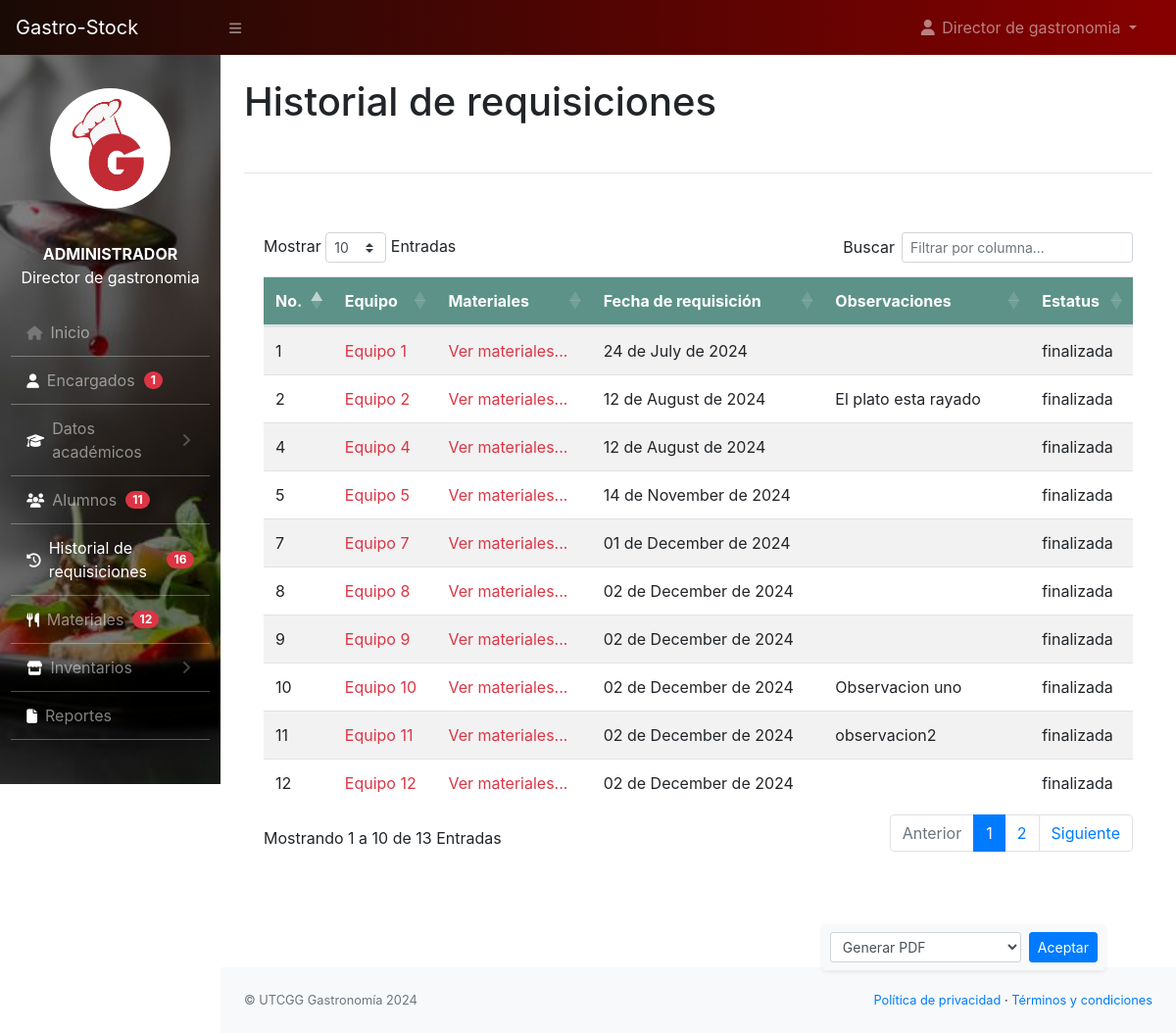
Screenshot of /administrador/solicitudes.php (signed in) with the database file from the repository.
### tables this page shows
CREATE TABLE `solicitud` (
  `id` int(11) NOT NULL,
  `solicitante` int(100) NOT NULL,
  `total` int(50) NOT NULL,
  `equipo` int(11) DEFAULT NULL,
  `observaciones` varchar(300) DEFAULT NULL,
  `asignatura` int(11) DEFAULT NULL,
  `profesor` int(11) DEFAULT NULL,
  `fecha_solicitud` date DEFAULT NULL,
  `fecha_entrega` date DEFAULT NULL,
  `fecha_reposicion` date DEFAULT NULL,
  `estatus` varchar(50) NOT NULL,
  `fecha` datetime NOT NULL DEFAULT current_timestamp(),
  `faltantes` int(10) DEFAULT NULL
);

### administrador/solicitudes.php (the view, shortened to what this page needs)
<?php
    include_once('../conf/config.php');
?>
<!DOCTYPE html>
<html lang="en">
<head>
    <link rel="stylesheet" href="https://cdn.jsdelivr.net/npm/bootstrap@4.6.2/dist/css/bootstrap.min.css">
        <link href="../css/styles.css" rel="stylesheet" />
        <link rel="stylesheet" href="../css/estilo-nav.css">
        <link href="https://cdn.datatables.net/1.10.20/css/dataTables.bootstrap4.min.css" rel="stylesheet" />
        <link rel="stylesheet" href="https://cdnjs.cloudflare.com/ajax/libs/font-awesome/6.5.1/css/all.min.css" />
</head>
<body class="sb-nav-fixed">
    <?php
        include_once("navbar.php");
    ?>
    <div id="layoutSidenav_content">
                <main>
                    <div class="container-fluid">
                        <h1 class="mt-4">Historial de requisiciones</h1>
                        <br>
                        <hr>
                        <br>
                        <div class="card mb-4" style="border: none">
                            <div class="card-body">
                                <div class="table-responsive">
                                    <table class="table table-hover table-striped" id="dataTable" width="100%" cellspacing="0">
                                        <thead style="background-color:#5C9287 ;color: #fff;">
                                            <tr>
                                                <th>No.</th>
                                                <th>Equipo</th>
                                                <th>Materiales</th>
                                                <th>Fecha de requisición</th>
                                                <th>Observaciones</th>
                                                <th>Estatus</th>
                                            </tr>
                                        </thead>
                                        <tbody>
                                            <?php
          $sql = "SELECT DISTINCT solicitud.* FROM solicitud
          INNER JOIN num_equipo ON solicitud.equipo = num_equipo.id
          INNER JOIN integrantes_equipo ON num_equipo.id = integrantes_equipo.num_equipo
          ORDER BY id DESC";
          $result = $con -> query($sql);
          $i_equipo=1;
          if($result ->num_rows > 0){
            while($row = $result ->fetch_assoc()) {
                ?>
                                            <tr>
                                                <td><?php echo $row['id']?></td>
                                                <td>
                    <a href=# class="text-danger" data-toggle="modal" data-target="#modal1_<?php echo $i_equipo ?>">
                        Equipo <?php echo $row['equipo']?></a>
                                                </td>
                                                <td>
                    <a href=# class="text-danger" data-toggle="modal" data-target="#modal2_<?php echo $i_equipo ?>" style="color: red">
                        Ver materiales...</a>
                                                </td>
                                                <td>
                                                    <?php setlocale(LC_TIME, 'es_ES', 'Spanish_Spain', 'Spanish');
              echo strftime("%d de %B de %Y", strtotime($row['fecha'])); ?>
                                                </td>
                                                <td><?php echo $row['observaciones'] ?></td>
                                                <td><?php echo $row['estatus'] ?></td>
                                            </tr>
                        <?php
                        $i_equipo++;
                    }
          } else{
            echo "<tr> <td colspan='6'> <center>Aún no se han realizado requisiciones</center></td></tr>";
          }
        ?>
                    </tbody>
                  </table>
                </div>
              </div>
            </div>
                        <div class="d-flex container-fluid justify-content-end fixed-bottom p-5">
        <ul class="custom-list">
        <div class="container mt-3 d-flex justify-content-center">
    <div class="d-flex align-items-center bg-light p-2 rounded shadow-sm" style="max-width: 600px;">
        <select id="timeRangeSelect" class="form-control form-control-sm mr-2" style="width: auto;">
            <option value="#">Generar PDF</option>
        </select>
        <button type="button" class="btn btn-sm btn-primary" onclick="generatePDF()">Aceptar</button>
    </div>
</div>
          </div>
          <br>
          <br>
          <br>
        </main>
        <?php include_once('footer.php'); ?>
</body>
</html>

### rows the page displays
solicitud: id "12", equipo "12", fecha "02 de December de 2024", estatus "finalizada"
solicitud: id "11", equipo "11", fecha "02 de December de 2024", observaciones "observacion2", estatus "finalizada"
solicitud: id "10", equipo "10", fecha "02 de December de 2024", observaciones "Observacion uno", estatus "finalizada"
solicitud: id "9", equipo "9", fecha "02 de December de 2024", estatus "finalizada"
solicitud: id "8", equipo "8", fecha "02 de December de 2024", estatus "finalizada"
solicitud: id "7", equipo "7", fecha "01 de December de 2024", estatus "finalizada"
solicitud: id "5", equipo "5", fecha "14 de November de 2024", estatus "finalizada"
solicitud: id "4", equipo "4", fecha "12 de August de 2024", estatus "finalizada"
solicitud: id "2", equipo "2", fecha "12 de August de 2024", observaciones "El plato esta rayado", estatus "finalizada"
solicitud: id "1", equipo "1", fecha "24 de July de 2024", estatus "finalizada"

### other values shown
$nombre "Director de gastronomia"
$tipo_usuario "ADMINISTRADOR"
$row['total'] "1"
$row['total'] "11"
$row['total'] "16"
$row['total'] "12"
